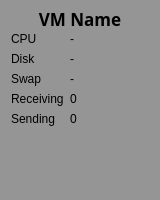
<?xml version="1.0" encoding="UTF-8"?>
<ui version="4.0">
 <class>VMTile</class>
 <widget class="QWidget" name="VMTile">
  <property name="geometry">
   <rect>
    <x>0</x>
    <y>0</y>
    <width>160</width>
    <height>200</height>
   </rect>
  </property>
  <property name="minimumSize">
   <size>
    <width>160</width>
    <height>0</height>
   </size>
  </property>
  <property name="maximumSize">
   <size>
    <width>160</width>
    <height>200</height>
   </size>
  </property>
  <property name="windowTitle">
   <string>Form</string>
  </property>
  <property name="autoFillBackground">
   <bool>false</bool>
  </property>
  <property name="styleSheet">
   <string notr="true">background-color: rgb(149, 149, 149);</string>
  </property>
  <layout class="QVBoxLayout" name="verticalLayout_2">
   <item>
    <layout class="QVBoxLayout" name="tile_verticalLayout">
     <item>
      <widget class="QLabel" name="label_vm_name">
       <property name="maximumSize">
        <size>
         <width>16777215</width>
         <height>15</height>
        </size>
       </property>
       <property name="font">
        <font>
         <family>Ubuntu Mono</family>
         <pointsize>13</pointsize>
         <weight>75</weight>
         <bold>true</bold>
        </font>
       </property>
       <property name="text">
        <string>VM Name</string>
       </property>
       <property name="alignment">
        <set>Qt::AlignCenter</set>
       </property>
      </widget>
     </item>
     <item>
      <layout class="QFormLayout" name="vm_info_formLayout">
       <item row="0" column="0">
        <widget class="QLabel" name="label_cpu">
         <property name="text">
          <string>CPU</string>
         </property>
        </widget>
       </item>
       <item row="0" column="1">
        <widget class="QLabel" name="label_cpu_value">
         <property name="text">
          <string>-</string>
         </property>
        </widget>
       </item>
       <item row="1" column="0">
        <widget class="QLabel" name="label_disk">
         <property name="text">
          <string>Disk</string>
         </property>
        </widget>
       </item>
       <item row="1" column="1">
        <widget class="QLabel" name="label_disk_value">
         <property name="text">
          <string>-</string>
         </property>
        </widget>
       </item>
       <item row="2" column="0">
        <widget class="QLabel" name="label_swap">
         <property name="text">
          <string>Swap</string>
         </property>
        </widget>
       </item>
       <item row="2" column="1">
        <widget class="QLabel" name="label_swap_value">
         <property name="text">
          <string>-</string>
         </property>
        </widget>
       </item>
       <item row="3" column="0">
        <widget class="QLabel" name="label_recv">
         <property name="text">
          <string>Receiving</string>
         </property>
        </widget>
       </item>
       <item row="3" column="1">
        <widget class="QLabel" name="label_recv_value">
         <property name="text">
          <string>0</string>
         </property>
        </widget>
       </item>
       <item row="4" column="0">
        <widget class="QLabel" name="label_sent">
         <property name="text">
          <string>Sending</string>
         </property>
        </widget>
       </item>
       <item row="4" column="1">
        <widget class="QLabel" name="label_sent_value">
         <property name="text">
          <string>0</string>
         </property>
        </widget>
       </item>
      </layout>
     </item>
    </layout>
   </item>
  </layout>
 </widget>
 <resources/>
 <connections/>
</ui>
